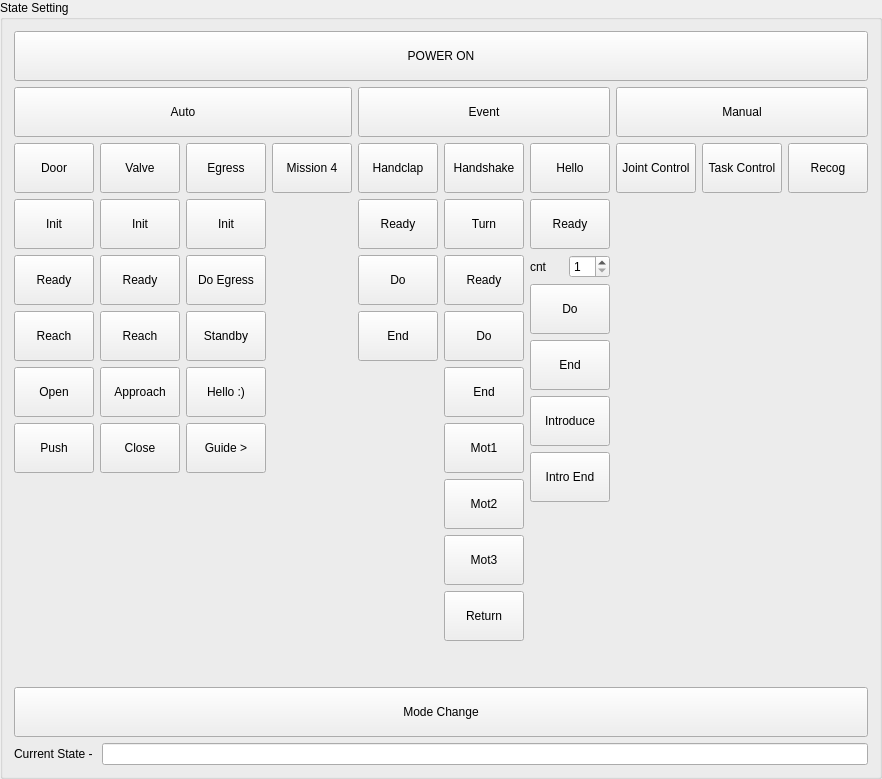
           <widget class="QGroupBox" name="groupBox_state">
            <property name="title">
             <string>State Setting</string>
            </property>
            <layout class="QVBoxLayout" name="verticalLayout_14">
             <item>
              <widget class="QPushButton" name="button_power_on">
               <property name="minimumSize">
                <size>
                 <width>0</width>
                 <height>50</height>
                </size>
               </property>
               <property name="autoFillBackground">
                <bool>false</bool>
               </property>
               <property name="text">
                <string>POWER ON</string>
               </property>
              </widget>
             </item>
             <item>
              <layout class="QHBoxLayout" name="horizontalLayout_9" stretch="1,0,1">
               <item>
                <layout class="QVBoxLayout" name="verticalLayout_6">
                 <item>
                  <widget class="QPushButton" name="button_auto">
                   <property name="minimumSize">
                    <size>
                     <width>0</width>
                     <height>50</height>
                    </size>
                   </property>
                   <property name="text">
                    <string>Auto</string>
                   </property>
                  </widget>
                 </item>
                 <item>
                  <layout class="QHBoxLayout" name="horizontalLayout_8">
                   <item>
                    <layout class="QVBoxLayout" name="verticalLayout_8">
                     <item>
                      <widget class="QPushButton" name="button_auto_door_start">
                       <property name="minimumSize">
                        <size>
                         <width>0</width>
                         <height>50</height>
                        </size>
                       </property>
                       <property name="text">
                        <string>Door</string>
                       </property>
                       <property name="checkable">
                        <bool>false</bool>
                       </property>
                      </widget>
                     </item>
                     <item>
                      <widget class="QPushButton" name="button_auto_door_init">
                       <property name="minimumSize">
                        <size>
                         <width>0</width>
                         <height>50</height>
                        </size>
                       </property>
                       <property name="text">
                        <string>Init</string>
                       </property>
                      </widget>
                     </item>
                     <item>
                      <widget class="QPushButton" name="button_auto_door_ready">
                       <property name="minimumSize">
                        <size>
                         <width>0</width>
                         <height>50</height>
                        </size>
                       </property>
                       <property name="text">
                        <string>Ready</string>
                       </property>
                      </widget>
                     </item>
                     <item>
                      <widget class="QPushButton" name="button_auto_door_reach">
                       <property name="minimumSize">
                        <size>
                         <width>0</width>
                         <height>50</height>
                        </size>
                       </property>
                       <property name="text">
                        <string>Reach</string>
                       </property>
                      </widget>
                     </item>
                     <item>
                      <widget class="QPushButton" name="button_auto_door_open">
                       <property name="minimumSize">
                        <size>
                         <width>0</width>
                         <height>50</height>
                        </size>
                       </property>
                       <property name="text">
                        <string>Open</string>
                       </property>
                      </widget>
                     </item>
                     <item>
                      <widget class="QPushButton" name="button_auto_door_push">
                       <property name="minimumSize">
                        <size>
                         <width>0</width>
                         <height>50</height>
                        </size>
                       </property>
                       <property name="text">
                        <string>Push</string>
                       </property>
                      </widget>
                     </item>
                     <item>
                      <spacer name="verticalSpacer_2">
                       <property name="orientation">
                        <enum>Qt::Vertical</enum>
                       </property>
                       <property name="sizeHint" stdset="0">
                        <size>
                         <width>20</width>
                         <height>40</height>
                        </size>
                       </property>
                      </spacer>
                     </item>
                    </layout>
                   </item>
                   <item>
                    <layout class="QVBoxLayout" name="verticalLayout_9">
                     <item>
                      <widget class="QPushButton" name="button_auto_valve_start">
                       <property name="minimumSize">
                        <size>
                         <width>0</width>
                         <height>50</height>
                        </size>
                       </property>
                       <property name="text">
                        <string>Valve</string>
                       </property>
                       <property name="checkable">
                        <bool>false</bool>
                       </property>
                      </widget>
                     </item>
                     <item>
                      <widget class="QPushButton" name="button_auto_valve_init">
                       <property name="minimumSize">
                        <size>
                         <width>0</width>
                         <height>50</height>
                        </size>
                       </property>
                       <property name="text">
                        <string>Init</string>
                       </property>
                      </widget>
                     </item>
                     <item>
                      <widget class="QPushButton" name="button_auto_valve_ready">
                       <property name="minimumSize">
                        <size>
                         <width>0</width>
                         <height>50</height>
                        </size>
                       </property>
                       <property name="text">
                        <string>Ready</string>
                       </property>
                      </widget>
                     </item>
                     <item>
                      <widget class="QPushButton" name="button_auto_valve_reach">
                       <property name="minimumSize">
                        <size>
                         <width>0</width>
                         <height>50</height>
                        </size>
                       </property>
                       <property name="text">
                        <string>Reach</string>
                       </property>
                      </widget>
                     </item>
                     <item>
                      <widget class="QPushButton" name="button_auto_valve_approach">
                       <property name="minimumSize">
                        <size>
                         <width>0</width>
                         <height>50</height>
                        </size>
                       </property>
                       <property name="text">
                        <string>Approach</string>
                       </property>
                      </widget>
                     </item>
                     <item>
                      <widget class="QPushButton" name="button_auto_valve_close">
                       <property name="minimumSize">
                        <size>
                         <width>0</width>
                         <height>50</height>
                        </size>
                       </property>
                       <property name="text">
                        <string>Close</string>
                       </property>
                      </widget>
                     </item>
                     <item>
                      <spacer name="verticalSpacer_4">
                       <property name="orientation">
                        <enum>Qt::Vertical</enum>
                       </property>
                       <property name="sizeHint" stdset="0">
                        <size>
                         <width>20</width>
                         <height>40</height>
                        </size>
                       </property>
                      </spacer>
                     </item>
                    </layout>
                   </item>
                   <item>
                    <layout class="QVBoxLayout" name="verticalLayout_10">
                     <item>
                      <widget class="QPushButton" name="button_auto_egress_start">
                       <property name="minimumSize">
                        <size>
                         <width>0</width>
                         <height>50</height>
                        </size>
                       </property>
                       <property name="text">
                        <string>Egress</string>
                       </property>
                      </widget>
                     </item>
                     <item>
                      <widget class="QPushButton" name="button_auto_egress_init">
                       <property name="minimumSize">
                        <size>
                         <width>0</width>
                         <height>50</height>
                        </size>
                       </property>
                       <property name="text">
                        <string>Init</string>
                       </property>
                      </widget>
                     </item>
                     <item>
                      <widget class="QPushButton" name="button_auto_egress_egress">
                       <property name="minimumSize">
                        <size>
                         <width>0</width>
                         <height>50</height>
                        </size>
                       </property>
                       <property name="text">
                        <string>Do Egress</string>
                       </property>
                      </widget>
                     </item>
                     <item>
                      <widget class="QPushButton" name="button_auto_egress_standby">
                       <property name="minimumSize">
                        <size>
                         <width>0</width>
                         <height>50</height>
                        </size>
                       </property>
                       <property name="text">
                        <string>Standby</string>
                       </property>
                      </widget>
                     </item>
                     <item>
                      <widget class="QPushButton" name="button_auto_egress_hello">
                       <property name="minimumSize">
                        <size>
                         <width>0</width>
                         <height>50</height>
                        </size>
                       </property>
                       <property name="text">
                        <string>Hello :)</string>
                       </property>
                      </widget>
                     </item>
                     <item>
                      <widget class="QPushButton" name="button_auto_egress_guide">
                       <property name="minimumSize">
                        <size>
                         <width>0</width>
                         <height>50</height>
                        </size>
                       </property>
                       <property name="text">
                        <string>Guide &gt;</string>
                       </property>
                      </widget>
                     </item>
                     <item>
                      <spacer name="verticalSpacer_5">
                       <property name="orientation">
                        <enum>Qt::Vertical</enum>
                       </property>
                       <property name="sizeHint" stdset="0">
                        <size>
                         <width>20</width>
                         <height>40</height>
                        </size>
                       </property>
                      </spacer>
                     </item>
                    </layout>
                   </item>
                   <item>
                    <layout class="QVBoxLayout" name="verticalLayout_11">
                     <item>
                      <widget class="QPushButton" name="button_mission4">
                       <property name="minimumSize">
                        <size>
                         <width>0</width>
                         <height>50</height>
                        </size>
                       </property>
                       <property name="text">
                        <string>Mission 4</string>
                       </property>
                      </widget>
                     </item>
                     <item>
                      <spacer name="verticalSpacer_6">
                       <property name="orientation">
                        <enum>Qt::Vertical</enum>
                       </property>
                       <property name="sizeHint" stdset="0">
                        <size>
                         <width>20</width>
                         <height>40</height>
                        </size>
                       </property>
                      </spacer>
                     </item>
                    </layout>
                   </item>
                  </layout>
                 </item>
                </layout>
               </item>
               <item>
                <layout class="QVBoxLayout" name="verticalLayout_34">
                 <item>
                  <widget class="QPushButton" name="button_event">
                   <property name="minimumSize">
                    <size>
                     <width>0</width>
                     <height>50</height>
                    </size>
                   </property>
                   <property name="text">
                    <string>Event</string>
                   </property>
                  </widget>
                 </item>
                 <item>
                  <layout class="QHBoxLayout" name="horizontalLayout_13">
                   <property name="leftMargin">
                    <number>0</number>
                   </property>
                   <item>
                    <layout class="QVBoxLayout" name="verticalLayout_38">
                     <item>
                      <widget class="QPushButton" name="button_event_handclap">
                       <property name="minimumSize">
                        <size>
                         <width>0</width>
                         <height>50</height>
                        </size>
                       </property>
                       <property name="text">
                        <string>Handclap</string>
                       </property>
                      </widget>
                     </item>
                     <item>
                      <widget class="QPushButton" name="button_event_handclap_ready">
                       <property name="minimumSize">
                        <size>
                         <width>0</width>
                         <height>50</height>
                        </size>
                       </property>
                       <property name="text">
                        <string>Ready</string>
                       </property>
                      </widget>
                     </item>
                     <item>
                      <widget class="QPushButton" name="button_event_handclap_do">
                       <property name="minimumSize">
                        <size>
                         <width>0</width>
                         <height>50</height>
                        </size>
                       </property>
                       <property name="text">
                        <string>Do</string>
                       </property>
                      </widget>
                     </item>
                     <item>
                      <widget class="QPushButton" name="button_event_handclap_end">
                       <property name="minimumSize">
                        <size>
                         <width>0</width>
                         <height>50</height>
                        </size>
                       </property>
                       <property name="text">
                        <string>End</string>
                       </property>
                      </widget>
                     </item>
                     <item>
                      <spacer name="verticalSpacer_25">
                       <property name="orientation">
                        <enum>Qt::Vertical</enum>
                       </property>
                       <property name="sizeHint" stdset="0">
                        <size>
                         <width>20</width>
                         <height>40</height>
                        </size>
                       </property>
                      </spacer>
                     </item>
                    </layout>
                   </item>
                   <item>
                    <layout class="QVBoxLayout" name="verticalLayout_35">
                     <item>
                      <widget class="QPushButton" name="button_event_handshake">
                       <property name="minimumSize">
                        <size>
                         <width>0</width>
                         <height>50</height>
                        </size>
                       </property>
                       <property name="text">
                        <string>Handshake</string>
                       </property>
                      </widget>
                     </item>
                     <item>
                      <widget class="QPushButton" name="button_event_handshake_turn">
                       <property name="minimumSize">
                        <size>
                         <width>0</width>
                         <height>50</height>
                        </size>
                       </property>
                       <property name="text">
                        <string>Turn</string>
                       </property>
                      </widget>
                     </item>
                     <item>
                      <widget class="QPushButton" name="button_event_handshake_ready">
                       <property name="minimumSize">
                        <size>
                         <width>0</width>
                         <height>50</height>
                        </size>
                       </property>
                       <property name="text">
                        <string>Ready</string>
                       </property>
                      </widget>
                     </item>
                     <item>
                      <widget class="QPushButton" name="button_event_handshake_do">
                       <property name="minimumSize">
                        <size>
                         <width>0</width>
                         <height>50</height>
                        </size>
                       </property>
                       <property name="text">
                        <string>Do</string>
                       </property>
                      </widget>
                     </item>
                     <item>
                      <widget class="QPushButton" name="button_event_handshake_end">
                       <property name="minimumSize">
                        <size>
                         <width>0</width>
                         <height>50</height>
                        </size>
                       </property>
                       <property name="text">
                        <string>End</string>
                       </property>
                      </widget>
                     </item>
                     <item>
                      <widget class="QPushButton" name="button_event_handshake_motion1">
                       <property name="minimumSize">
                        <size>
                         <width>0</width>
                         <height>50</height>
                        </size>
                       </property>
                       <property name="text">
                        <string>Mot1</string>
                       </property>
                      </widget>
                     </item>
                     <item>
                      <widget class="QPushButton" name="button_event_handshake_motion2">
                       <property name="minimumSize">
                        <size>
                         <width>0</width>
                         <height>50</height>
                        </size>
                       </property>
                       <property name="text">
                        <string>Mot2</string>
                       </property>
                      </widget>
                     </item>
                     <item>
                      <widget class="QPushButton" name="button_event_handshake_motion3">
                       <property name="minimumSize">
                        <size>
                         <width>0</width>
                         <height>50</height>
                        </size>
                       </property>
                       <property name="text">
                        <string>Mot3</string>
                       </property>
                      </widget>
                     </item>
                     <item>
                      <widget class="QPushButton" name="button_event_handshake_return">
                       <property name="minimumSize">
                        <size>
                         <width>0</width>
                         <height>50</height>
                        </size>
                       </property>
                       <property name="text">
                        <string>Return</string>
                       </property>
                      </widget>
                     </item>
                     <item>
                      <spacer name="verticalSpacer_22">
                       <property name="orientation">
                        <enum>Qt::Vertical</enum>
                       </property>
                       <property name="sizeHint" stdset="0">
                        <size>
                         <width>20</width>
                         <height>40</height>
                        </size>
                       </property>
                      </spacer>
                     </item>
                    </layout>
                   </item>
                   <item>
                    <layout class="QVBoxLayout" name="verticalLayout_36">
                     <item>
                      <widget class="QPushButton" name="button_event_hello">
                       <property name="minimumSize">
                        <size>
                         <width>0</width>
                         <height>50</height>
                        </size>
                       </property>
                       <property name="text">
                        <string>Hello</string>
                       </property>
                      </widget>
                     </item>
                     <item>
                      <widget class="QPushButton" name="button_event_hello_ready">
                       <property name="minimumSize">
                        <size>
                         <width>0</width>
                         <height>50</height>
                        </size>
                       </property>
                       <property name="text">
                        <string>Ready</string>
                       </property>
                      </widget>
                     </item>
                     <item>
                      <layout class="QHBoxLayout" name="horizontalLayout_10">
                       <property name="topMargin">
                        <number>0</number>
                       </property>
                       <item>
                        <widget class="QLabel" name="label_21">
                         <property name="text">
                          <string>cnt</string>
                         </property>
                        </widget>
                       </item>
                       <item>
                        <widget class="QSpinBox" name="spin_hello_count">
                         <property name="minimum">
                          <number>1</number>
                         </property>
                        </widget>
                       </item>
                      </layout>
                     </item>
                     <item>
                      <widget class="QPushButton" name="button_event_hello_do">
                       <property name="minimumSize">
                        <size>
                         <width>0</width>
                         <height>50</height>
                        </size>
                       </property>
                       <property name="text">
                        <string>Do</string>
                       </property>
                      </widget>
                     </item>
                     <item>
                      <widget class="QPushButton" name="button_event_hello_end">
                       <property name="minimumSize">
                        <size>
                         <width>0</width>
                         <height>50</height>
                        </size>
                       </property>
                       <property name="text">
                        <string>End</string>
                       </property>
                      </widget>
                     </item>
                     <item>
                      <widget class="QPushButton" name="button_event_hello_introduce">
                       <property name="minimumSize">
                        <size>
                         <width>0</width>
                         <height>50</height>
                        </size>
                       </property>
                       <property name="text">
                        <string>Introduce</string>
                       </property>
                      </widget>
                     </item>
                     <item>
                      <widget class="QPushButton" name="button_event_hello_introduce_end">
                       <property name="minimumSize">
                        <size>
                         <width>0</width>
                         <height>50</height>
                        </size>
                       </property>
                       <property name="text">
                        <string>Intro End</string>
                       </property>
                      </widget>
                     </item>
                     <item>
                      <spacer name="verticalSpacer_23">
                       <property name="orientation">
                        <enum>Qt::Vertical</enum>
                       </property>
                       <property name="sizeHint" stdset="0">
                        <size>
                         <width>20</width>
                         <height>40</height>
                        </size>
                       </property>
                      </spacer>
                     </item>
                    </layout>
                   </item>
                  </layout>
                 </item>
                </layout>
               </item>
               <item>
                <layout class="QVBoxLayout" name="verticalLayout_7">
                 <item>
                  <widget class="QPushButton" name="button_manual">
                   <property name="minimumSize">
                    <size>
                     <width>0</width>
                     <height>50</height>
                    </size>
                   </property>
                   <property name="text">
                    <string>Manual</string>
                   </property>
                  </widget>
                 </item>
                 <item>
                  <layout class="QHBoxLayout" name="horizontalLayout_7">
                   <item>
                    <layout class="QVBoxLayout" name="verticalLayout_12">
                     <item>
                      <widget class="QPushButton" name="button_manual_joint_ctrl">
                       <property name="minimumSize">
                        <size>
                         <width>0</width>
                         <height>50</height>
                        </size>
                       </property>
                       <property name="text">
                        <string>Joint Control</string>
                       </property>
                      </widget>
                     </item>
                     <item>
                      <spacer name="verticalSpacer_7">
                       <property name="orientation">
                        <enum>Qt::Vertical</enum>
                       </property>
                       <property name="sizeHint" stdset="0">
                        <size>
                         <width>20</width>
                         <height>40</height>
                        </size>
                       </property>
                      </spacer>
                     </item>
                    </layout>
                   </item>
                   <item>
                    <layout class="QVBoxLayout" name="verticalLayout_13">
                     <item>
                      <widget class="QPushButton" name="button_manual_task_ctrl">
                       <property name="minimumSize">
                        <size>
                         <width>0</width>
                         <height>50</height>
                        </size>
                       </property>
                       <property name="text">
                        <string>Task Control</string>
                       </property>
                      </widget>
                     </item>
                     <item>
                      <spacer name="verticalSpacer_8">
                       <property name="orientation">
                        <enum>Qt::Vertical</enum>
                       </property>
                       <property name="sizeHint" stdset="0">
                        <size>
                         <width>20</width>
                         <height>40</height>
                        </size>
                       </property>
                      </spacer>
                     </item>
                    </layout>
                   </item>
                   <item>
                    <layout class="QVBoxLayout" name="verticalLayout_15">
                     <item>
                      <widget class="QPushButton" name="button_manual_recog_ctrl">
                       <property name="minimumSize">
                        <size>
                         <width>0</width>
                         <height>50</height>
                        </size>
                       </property>
                       <property name="text">
                        <string>Recog</string>
                       </property>
                      </widget>
                     </item>
                     <item>
                      <spacer name="verticalSpacer_11">
                       <property name="orientation">
                        <enum>Qt::Vertical</enum>
                       </property>
                       <property name="sizeHint" stdset="0">
                        <size>
                         <width>20</width>
                         <height>40</height>
                        </size>
                       </property>
                      </spacer>
                     </item>
                    </layout>
                   </item>
                  </layout>
                 </item>
                </layout>
               </item>
              </layout>
             </item>
             <item>
              <widget class="QPushButton" name="button_mode_change">
               <property name="minimumSize">
                <size>
                 <width>0</width>
                 <height>50</height>
                </size>
               </property>
               <property name="autoFillBackground">
                <bool>false</bool>
               </property>
               <property name="text">
                <string>Mode Change</string>
               </property>
              </widget>
             </item>
             <item>
              <layout class="QHBoxLayout" name="horizontalLayout_6">
               <item>
                <widget class="QLabel" name="label_19">
                 <property name="text">
                  <string>Current State - </string>
                 </property>
                </widget>
               </item>
               <item>
                <widget class="QLineEdit" name="line_edit_current_state">
                 <property name="readOnly">
                  <bool>true</bool>
                 </property>
                </widget>
               </item>
              </layout>
             </item>
            </layout>
           </widget>
